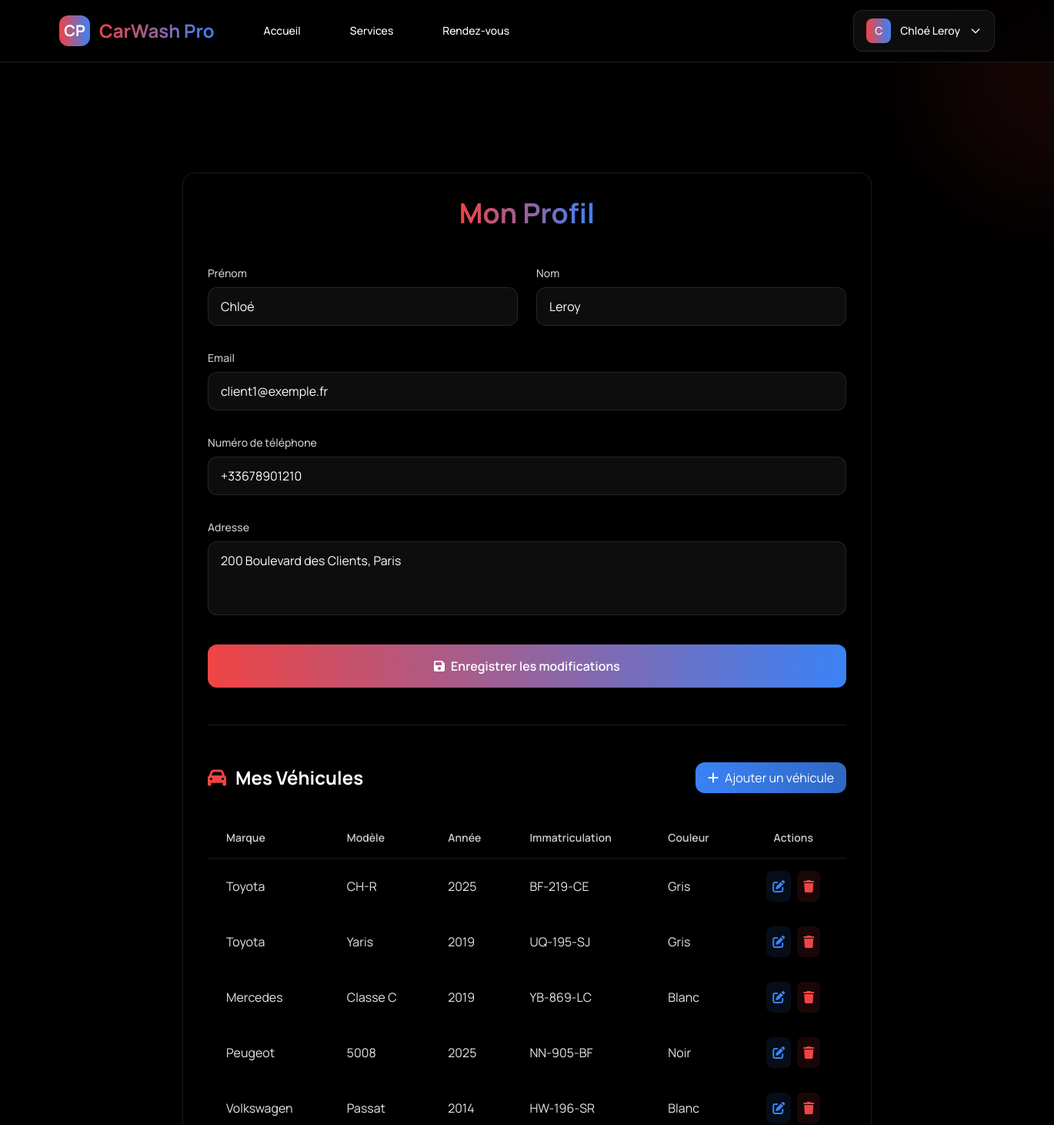
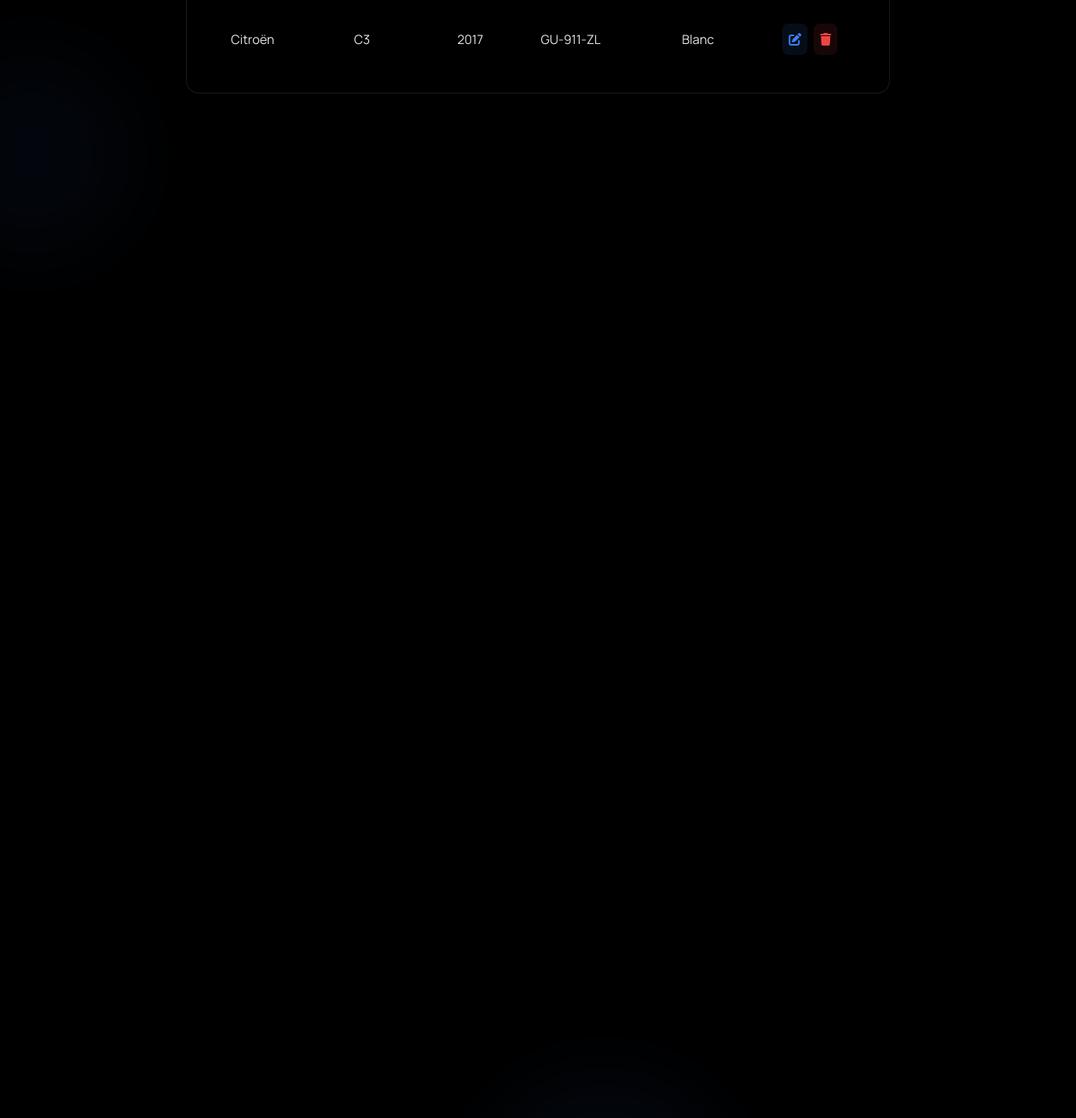
The app's page /accounts/profile/ (signed in) with its own data (2 pictures, top to bottom).
### accounts/models.py (models this page shows, shortened)
class User(AbstractUser):
    phone_number = models.CharField(max_length=15, blank=True)
    address = models.TextField(blank=True)
    is_employee = models.BooleanField(default=False)
    is_admin = models.BooleanField(default=False)

class Vehicle(models.Model):
    owner = models.ForeignKey(User, on_delete=models.CASCADE, related_name='vehicles')
    brand = models.CharField(max_length=100)
    model = models.CharField(max_length=100)
    year = models.IntegerField()
    license_plate = models.CharField(max_length=20)
    color = models.CharField(max_length=50)
    created_at = models.DateTimeField(auto_now_add=True)

### accounts/views.py (the view)
# urls.py: path('profile/', views.profile, name='profile'),
@login_required
def profile(request):
    if request.method == 'POST':
        form = UserUpdateForm(request.POST, instance=request.user)
        if form.is_valid():
            form.save()
            messages.success(request, 'Votre profil a été mis à jour !')
            return redirect('profile')
    else:
        form = UserUpdateForm(instance=request.user)
    vehicles = Vehicle.objects.filter(owner=request.user)
    return render(request, 'accounts/profile.html', {
        'form': form,
        'vehicles': vehicles
    })

### appointments/context_processors.py (called while the page is built)
def notifications_processor(request):
    context = {'unread_notifications_count': 0}
    if request.user.is_authenticated:
        context['unread_notifications_count'] = Notification.objects.filter(
            recipient=request.user,
            is_read=False
        ).count()
    return context

### templates/accounts/profile.html (shortened to what this page needs)
{% extends 'base.html' %}
{% block content %}
<div class="min-h-screen bg-black relative pt-32 pb-16">
    <div class="absolute inset-0 bg-gradient-to-b from-black via-black/95 to-black pointer-events-none">
        <div class="absolute inset-0 opacity-30">
            <div class="absolute -top-40 -right-40 w-80 h-80 bg-accent/30 rounded-full blur-3xl animate-pulse"></div>
            <div class="absolute top-1/2 -left-20 w-60 h-60 bg-secondary/20 rounded-full blur-3xl animate-pulse" style="animation-delay: 1s;"></div>
            <div class="absolute -bottom-40 right-1/3 w-72 h-72 bg-secondary/30 rounded-full blur-3xl animate-pulse" style="animation-delay: 2s;"></div>
        </div>
    </div>
    <div class="container mx-auto px-4 relative z-10">
        <div class="max-w-4xl mx-auto">
            <div class="bg-black/40 backdrop-blur-xl rounded-2xl border border-white/10 shadow-2xl p-8">
                <h1 class="text-4xl font-bold text-center mb-12">
                    <span class="bg-gradient-to-r from-accent to-secondary bg-clip-text text-transparent">
                    </span>
                </h1>
                <form method="post" class="space-y-8">
                    <div class="grid grid-cols-1 md:grid-cols-2 gap-6">
                        <div class="relative">
                            <label for="{{ form.first_name.id_for_label }}" class="block text-sm font-medium text-white/80 mb-2">Prénom</label>
                            {{ form.first_name }}
                        </div>
                        <div class="relative">
                            <label for="{{ form.last_name.id_fmr_label }}" class="block text-sm font-medium text-white/80 mb-2">Nom</label>
                            {{ form.last_name }}
                        </div>
                    </div>
                    <div class="relative">
                        <label for="{{ form.email.id_for_label }}" class="block text-sm font-medium text-white/80 mb-2">Email</label>
                        {{ form.email }}
                    </div>
                    <div class="relative">
                        <label for="{{ form.phone_number.id_for_label }}" class="block text-sm font-medium text-white/80 mb-2">Numéro de téléphone</label>
                        {{ form.phone_number }}
                    </div>
                    <div class="relative">
                        <label for="{{ form.address.id_for_label }}" class="block text-sm font-medium text-white/80 mb-2">Adresse</label>
                        {{ form.address }}
                    </div>
                    <div class="mt-8">
                        <button type="submit" class="w-full bg-gradient-to-r from-accent to-secondary text-white font-semibold py-4 px-8 rounded-xl hover:shadow-lg hover:shadow-accent/25 transform hover:-translate-y-0.5 transition-all duration-300 flex items-center justify-center space-x-2">
                            <i class="fas fa-save"></i>
                            <span>Enregistrer les modifications</span>
                        </button>
                    </div>
                </form>
                <div class="mt-12 pt-12 border-t border-white/10">
                    <div class="flex justify-between items-center mb-8">
                        <h2 class="text-2xl font-bold text-white flex items-center space-x-3">
                            <i class="fas fa-car text-accent"></i>
                            <span>Mes Véhicules</span>
                        </h2>
                        <a href="{% url 'add_vehicle' %}" class="inline-flex items-center space-x-2 bg-gradient-to-r from-secondary to-secondary/80 text-white px-4 py-2 rounded-xl hover:shadow-lg hover:shadow-secondary/25 transform hover:-translate-y-0.5 transition-all duration-300">
                            <i class="fas fa-plus"></i>
                            <span>Ajouter un véhicule</span>
                        </a>
                    </div>
                    {% if vehicles %}
                    <div class="overflow-x-auto">
                        <table class="w-full">
                            <thead>
                                <tr>
                                    <th class="text-left py-4 px-6 text-sm font-semibold text-white/80 border-b border-white/10">Marque</th>
                                    <th class="text-left py-4 px-6 text-sm font-semibold text-white/80 border-b border-white/10">Modèle</th>
                                    <th class="text-left py-4 px-6 text-sm font-semibold text-white/80 border-b border-white/10">Année</th>
                                    <th class="text-left py-4 px-6 text-sm font-semibold text-white/80 border-b border-white/10">Immatriculation</th>
                                    <th class="text-left py-4 px-6 text-sm font-semibold text-white/80 border-b border-white/10">Couleur</th>
                                    <th class="text-center py-4 px-6 text-sm font-semibold text-white/80 border-b border-white/10">Actions</th>
                                </tr>
                            </thead>
                            <tbody>
                                {% for vehicle in vehicles %}
                                <tr class="group hover:bg-white/5 transition-colors duration-200">
                                    <td class="py-4 px-6 text-white/90">{{ vehicle.brand }}</td>
                                    <td class="py-4 px-6 text-white/90">{{ vehicle.model }}</td>
                                    <td class="py-4 px-6 text-white/90">{{ vehicle.year }}</td>
                                    <td class="py-4 px-6 text-white/90">{{ vehicle.license_plate }}</td>
                                    <td class="py-4 px-6 text-white/90">{{ vehicle.color }}</td>
                                    <td class="py-4 px-6">
                                        <div class="flex justify-center space-x-2">
                                            <a href="{% url 'edit_vehicle' vehicle.id %}"
                                               class="p-2 bg-secondary/10 hover:bg-secondary/20 text-secondary rounded-lg transition-colors duration-200"
                                               title="Modifier">
                                                <i class="fas fa-edit"></i>
                                            </a>
                                            <a href="{% url 'delete_vehicle' vehicle.id %}"
                                               class="p-2 bg-accent/10 hover:bg-accent/20 text-accent rounded-lg transition-colors duration-200"
                                               onclick="return confirm('Êtes-vous sûr de vouloir supprimer ce véhicule ?')"
                                               title="Supprimer">
                                                <i class="fas fa-trash"></i>
                                            </a>
                                        </div>
                                    </td>
                                </tr>
                                {% endfor %}
                            </tbody>
                        </table>
                    </div>
                    {% endif %}
                </div>
            </div>
        </div>
    </div>
</div>
{% endblock %}

### templates/base.html (shortened to what this page needs)
<!DOCTYPE html>
{% load static %}
<html lang="fr" class="h-full bg-black scroll-smooth">
<head>
    <script src="https://cdn.tailwindcss.com"></script>
    <link href="https://cdnjs.cloudflare.com/ajax/libs/font-awesome/6.0.0/css/all.min.css" rel="stylesheet">
    <link href="{% static 'css/custom.css' %}" rel="stylesheet">
</head>
<body class="h-full bg-black font-sans">
    <div class="min-h-full">
        <nav class="fixed w-full z-50 bg-black/80 backdrop-blur-lg border-b border-white/10">
            <div class="mx-auto max-w-7xl px-4 sm:px-6 lg:px-8">
                <div class="flex h-20 items-center justify-between">
                    <div class="flex items-center">
                        <a href="{% url 'home' %}" class="flex items-center space-x-3 group">
                            <div class="h-10 w-10 rounded-xl bg-gradient-to-r from-accent to-secondary flex items-center justify-center transform group-hover:scale-110 transition-all duration-300">
                                <span class="text-xl font-bold text-white">CP</span>
                            </div>
                            <span class="text-2xl font-bold bg-gradient-to-r from-accent to-secondary bg-clip-text text-transparent group-hover:scale-105 transition-all duration-300">CarWash Pro</span>
                        </a>
                        <div class="hidden md:block ml-12">
                            <div class="flex items-baseline space-x-8">
                                <a href="{% url 'home' %}" class="px-4 py-2 text-sm font-medium text-white hover:text-accent transition-colors duration-300">Accueil</a>
                                <a href="{% url 'services' %}" class="px-4 py-2 text-sm font-medium text-white hover:text-accent transition-colors duration-300">Services</a>
                                {% if user.is_authenticated %}
                                <a href="{% url 'appointments' %}" class="px-4 py-2 text-sm font-medium text-white hover:text-accent transition-colors duration-300">Rendez-vous</a>
                                {% endif %}
                            </div>
                        </div>
                    </div>
                    <div class="hidden md:block">
                        <div class="flex items-center gap-6">
                            {% if user.is_authenticated %}
                            <div class="relative">
                                <button type="button" class="flex items-center space-x-3 glass-effect rounded-xl px-4 py-2.5 text-sm font-medium text-white hover:bg-white/10 transition-all duration-300" id="user-menu-button">
                                    <span class="h-8 w-8 rounded-lg bg-gradient-to-r from-accent to-secondary flex items-center justify-center transform group-hover:scale-110 transition-all duration-300">
                                        {{ user.get_full_name|default:user.username|make_list|first }}
                                    </span>
                                    <span>{{ user.get_full_name|default:user.username }}</span>
                                    <svg class="w-4 h-4 text-white" fill="none" stroke="currentColor" viewBox="0 0 24 24">
                                        <path stroke-linecap="round" stroke-linejoin="round" stroke-width="2" d="M19 9l-7 7-7-7" />
                                    </svg>
                                </button>
                            </div>
                            {% endif %}
                        </div>
                    </div>
                </div>
            </div>
        </nav>
        <div class="navbar-spacer"></div>
        <main>
            {% block content %}{% endblock %}
        </main>
    </div>
</body>
</html>

### static/css/custom.css (style rules this page uses)
:root { --primary: #0f172a; --secondary: #3b82f6; --accent: #f04444; --text: #ffffff; }
body { font-family: 'Manrope', sans-serif; }
.glass-effect { background: rgba(255, 255, 255, 0.1); backdrop-filter: blur(10px); -webkit-backdrop-filter: blur(10px); border: 1px solid rgba(255, 255, 255, 0.1); }

### templates/base.html (style rules this page uses)
.glass-effect { backdrop-filter: blur(10px); background: rgba(255, 255, 255, 0.05); border: 1px solid rgba(255, 255, 255, 0.1); transition: all 0.3s ease; }
.navbar-spacer { height: 80px; }
main { padding-top: 1rem; }

### records on screen
User: get_full_name|make_list "C", get_full_name "Chloé Leroy", first_name "Chloé", last_name "Leroy", email "client1@exemple.fr", phone_number "+33678901210", address "200 Boulevard des Clients, Paris"
Vehicle: brand "Toyota", model "CH-R", year "2025", license_plate "BF-219-CE", color "Gris"
Vehicle: brand "Toyota", model "Yaris", year "2019", license_plate "UQ-195-SJ", color "Gris"
Vehicle: brand "Mercedes", model "Classe C", year "2019", license_plate "YB-869-LC", color "Blanc"
Vehicle: brand "Peugeot", model "5008", year "2025", license_plate "NN-905-BF", color "Noir"
Vehicle: brand "Volkswagen", model "Passat", year "2014", license_plate "HW-196-SR", color "Blanc"
Vehicle: brand "Citroën", model "C3", year "2017", license_plate "GU-911-ZL", color "Blanc"
